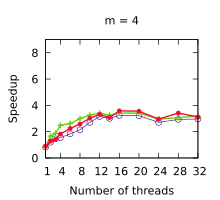

This chart was generated by the following gnuplot code:
set title "m = 4"
set terminal pdf size 2.2,2.0
set output "./results/LUD_n___512,_m___4.pdf"
set key off
set xrange [1:32]
set xtics (1, 4, 8, 12, 16, 20, 24, 28, 32)
set xlabel "Number of threads"
set yrange [0:9]
set ytics (0, 2, 4, 6, 8)
set ylabel "Speedup"
plot './results/LUD_n___512,_m___4.dat' using 1:2 title "Work stealing" pointsize 0.7 lw 1 pt 6 linecolor rgb "#5B2182" with linespoints, \
  './results/LUD_n___512,_m___4.dat' using 1:3 title "Multi-atomics 64" pointsize 0.7 lw 2 pt 1 linecolor rgb "#64D000" with linespoints, \
  './results/LUD_n___512,_m___4.dat' using 1:4 title "WorkAssisting" pointsize 0.4 lw 2 pt 7 linecolor rgb "#F40A35" with linespoints
